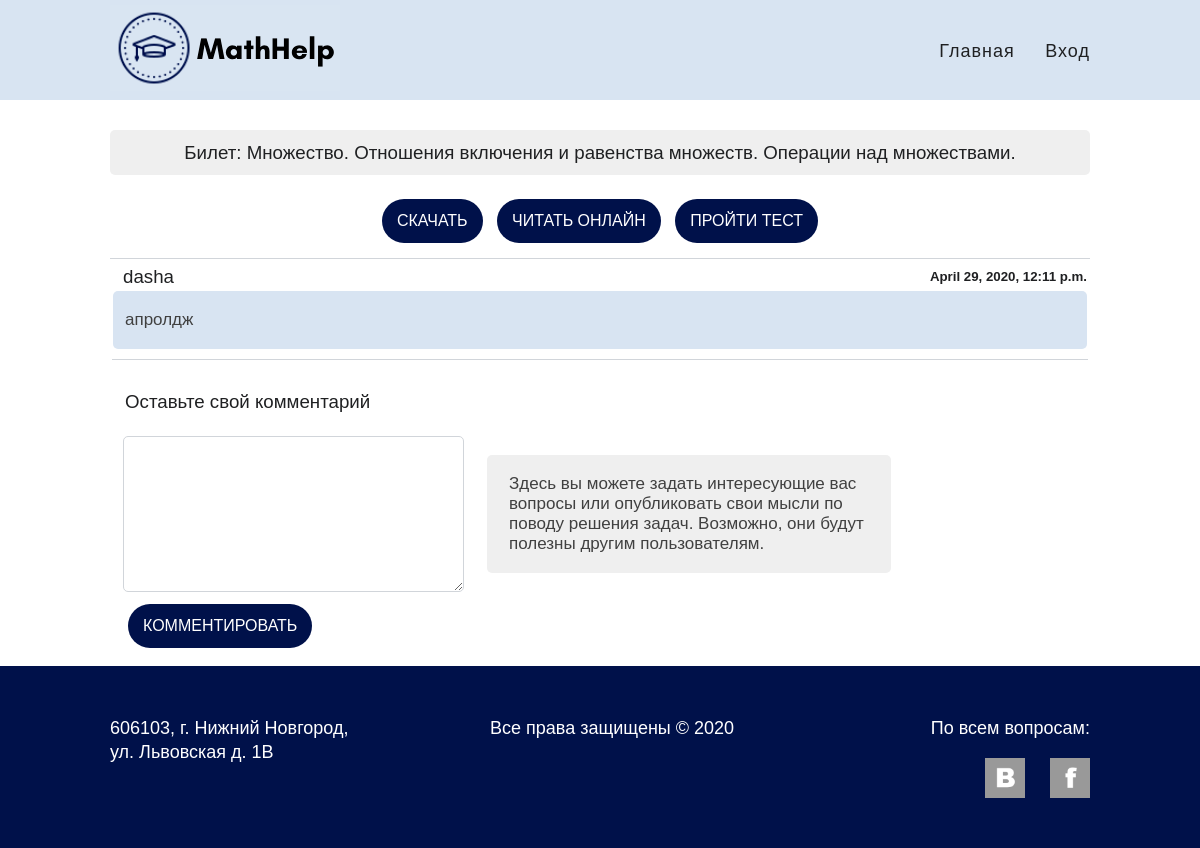
The app's page /tickets/1 with its own data.
### apps/tickets/models.py (models this page shows, shortened)
class Ticket(models.Model):
    name = models.CharField(max_length=256, unique=True)
    level = models.SmallIntegerField()
    filename = models.CharField(max_length=256, unique=True)
    def get_absolute_url(self):
        return os.path.join(settings.MEDIA_URL, 'tickets', self.filename)

### apps/forum/models.py (models this page shows, shortened)
class Comment(models.Model):
    ticket = models.ForeignKey(Ticket, on_delete=models.CASCADE)
    user = models.ForeignKey(get_user_model(), on_delete=models.CASCADE)
    date = models.DateTimeField(auto_now_add=True)
    body = models.TextField(max_length=2048)

### apps/tickets/views.py (the view)
class TicketDetailView(DetailView):
    model = Ticket
    template_name = f'{TicketsConfig.name}/ticket-detail.html'
    pk_url_kwarg = 'ticket_id'
    def get_context_data(self, **kwargs):
        context = super().get_context_data(**kwargs)
        context.update({
            'comments': Comment.objects.filter(ticket=self.get_object()),
            'form':     CommentForm(self.get_object(), self.request.user),
        })
        return context

### apps/forum/forms.py (shortened to what this page needs)
class CommentForm(ModelForm):
    class Meta:
        model = Comment
        fields = ['body']
    def __init__(self, ticket, user, *args, **kwargs):
        super().__init__(*args, **kwargs)
        self.use_required_attribute = False
        self.ticket = ticket
        self.user = user

### apps/accounts/context_processors.py (called while the page is built)
def accounts(request):
    return {
        'ACCOUNT_LOGIN_URL':           AccountsConfig.ACCOUNT_LOGIN_URL,
        'ACCOUNT_LOGOUT_URL':          AccountsConfig.ACCOUNT_LOGOUT_URL,
        'ACCOUNT_SETTINGS_URL':        AccountsConfig.ACCOUNT_SETTINGS_URL,
        'ACCOUNT_CREATE_URL':          AccountsConfig.ACCOUNT_CREATE_URL,
        'ACCOUNT_DELETE_URL':          AccountsConfig.ACCOUNT_DELETE_URL,
        'ACCOUNT_PASSWORD_CHANGE_URL': AccountsConfig.ACCOUNT_PASSWORD_CHANGE_URL,
        'ACCOUNT_USERNAME_UPDATE_URL': AccountsConfig.ACCOUNT_USERNAME_UPDATE_URL,
        'ACCOUNT_EMAIL_UPDATE_URL':    AccountsConfig.ACCOUNT_EMAIL_UPDATE_URL,
    }

### apps/forum/context_processors.py (called while the page is built)
def forum(request):
    return {
        'COMMENT_CREATE_URL': ForumConfig.COMMENT_CREATE_URL,
        'COMMENT_DELETE_URL': ForumConfig.COMMENT_DELETE_URL,
    }

### apps/pages/context_processors.py (called while the page is built)
def pages(request):
    return {
        'INDEX_URL':      PagesConfig.INDEX_URL,
        'REFERENCES_URL': PagesConfig.REFERENCES_URL,
    }

### apps/profiles/context_processors.py (called while the page is built)
def profiles(request):
    return {
        'PROFILE_REDIRECT_URL': ProfilesConfig.PROFILE_DETAIL_URL,
        'PROFILE_DETAIL_URL':   ProfilesConfig.PROFILE_DETAIL_URL,
        'PROFILE_UPDATE_URL':   ProfilesConfig.PROFILE_UPDATE_URL,
    }

### apps/quiz/context_processors.py (called while the page is built)
def quiz(request):
    return {
        'QUIZ_TICKET_URL':  quiz_config.QUIZ_TICKET_URL,
        'QUIZ_RESULT_URL':  quiz_config.QUIZ_RESULT_URL,
        'QUIZ_SAVE_URL':    quiz_config.QUIZ_SAVE_URL,
        'QUIZ_RESTART_URL': quiz_config.QUIZ_RESTART_URL,
        'QUIZ_REPORT_URL':  quiz_config.QUIZ_REPORT_URL,
    }

### apps/tickets/context_processors.py (called while the page is built)
def tickets(request):
    return {
        'TICKET_LIST_URL':     TicketsConfig.TICKET_LIST_URL,
        'TICKET_DETAIL_URL':   TicketsConfig.TICKET_DETAIL_URL,
        'TICKET_READ_PDF_URL': TicketsConfig.TICKET_READ_PDF_URL,
    }

### apps/tickets/templates/tickets/ticket-detail.html (shortened to what this page needs)
{% extends 'base.html' %}
{% load static %}
{% block css %}
  <link rel="stylesheet" href="{% static 'tickets/css/style.css' %}">
{% endblock %}
{% block content %}
<div class="container">
  <div class="ticket-detail">
    <h3>Билет: {{ ticket.name }}</h3>
  </div>
  <div class="border-bottom ticket-actions">
    <a href="{{ ticket.get_absolute_url }}" class="btn btn-blue">Скачать</a>
    <a href="{% url TICKET_READ_PDF_URL ticket.filename %}" class="btn btn-blue">Читать онлайн</a>
    <a href="{% url QUIZ_TICKET_URL ticket.quiz.id %}" class="btn btn-blue">Пройти тест</a><br>
  </div>
  <table class="comments-table">
    {% for comment in comments %}
      <tr>
        <td class="border-bottom">
          <h3>{{ comment.user }}</h3>
          <h5>{{ comment.date }}</h5>
          <div class="comment-body"><p>{{ comment.body }}</p></div>
        </td>
      </tr>
    {% endfor %}
  </table>
  <div class="submit-comment">
    <h3>Оставьте свой комментарий</h3>
    <table>
      <tr>
        <td>
          <form action="{% url COMMENT_CREATE_URL ticket.id %}" method="POST">
            {% for field in form %}
              {{ field }}
            {% endfor %}<br>
            <button type="submit" class="btn btn-blue">Комментировать</button>
          </form>
        </td>
        <td class="submit-comment-instruction">
          <div>
            <p>Здесь вы можете задать интересующие вас вопросы или опубликовать
              свои мысли по поводу решения задач. Возможно, они будут полезны другим пользователям.</p>
          </div>
        </td>
      </tr>
    </table>
    </div>
  </div>
{% endblock %}

### static/css/style.css (style rules this page uses)
body { min-width: 1000px; margin: 0; padding: 0; font-family: Arial, sans-serif; font-size: 16px; line-height: 24px; color: #1f2022; }
.container { width: 980px; margin: 0 auto; padding: 0 10px; }
.border-bottom { padding-bottom: 10px; border-bottom: 1px solid; border-color: #d1d5da; }
.btn { display: inline-block; padding: 15px; margin: 5px; font-size: 16px; line-height: 14px; vertical-align: top; text-align: center; text-decoration: none; text-transform: uppercase; color: #ffffff; cursor: pointer; outline: none; border: none; border-radius:999px; }
.btn-blue { background: #00114a; }

### apps/tickets/static/tickets/css/style.css (style rules this page uses)
.ticket-detail { background: #efefef; border: none; border-radius: 5px; text-align: center; margin-top: 30px; }
.ticket-detail h3 { padding-top: 10px; padding-bottom: 10px; font-weight: normal; line-height: 25px; }
.ticket-actions { text-align: center; }
.comments-table { width: 100%; }
.comments-table td { border-left: 0px; border-right: 0px; }
.comments-table h3 { margin-top: 3px; margin-bottom: 2px; margin-left: 10px; display: inline-block; font-weight: normal; }
.comments-table h5 { display: block; float: right; margin-top: 3px; margin-bottom: 2px; }
.comment-body { background: #d8e4f2; min-height: 30px; border: none; border-radius: 5px; padding: 2px; }
.comment-body p { margin-left: 10px; color: #404040; font-size: 17px; line-height: 20px; }
.submit-comment { padding: 10px; }
.submit-comment textarea { border: 1px solid; border-color: #d1d5da; border-radius: 5px; }
.submit-comment h3 { padding-left: 5px; font-weight: normal; }
.submit-comment-instruction { vertical-align: top; padding: 20px; }
.submit-comment-instruction p { padding-left: 20px; padding-right: 20px; color: #404040; font-size: 17px; line-height: 20px; }
.submit-comment-instruction div { background: #efefef; border: none; border-radius: 5px; padding: 2px; width: 400px; }

### records on screen
Ticket: name "Множество. Отношения включения и равенства множеств. Операции над множествами."
Comment: user "dasha", date "April 29, 2020, 12:11 p.m.", body "апролдж"
